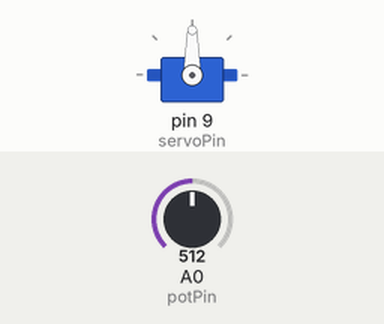
This sketch was run on a simulated Arduino Uno, built with avr-gcc and run on an emulated ATmega328P. Shown: servo. Inputs (shaded band) come from the test bench; at power-on: A0 (potPin) = 512.

Above: at 1.2 s.
1.3 s: A0 (potPin) set to 716
At 2.8 s:
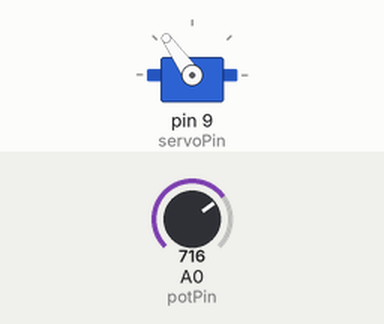
3.1 s: A0 (potPin) set to 900
At 4.6 s:
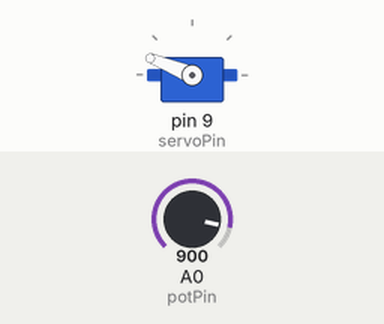
5.0 s: A0 (potPin) set to 1023
At 6.7 s:
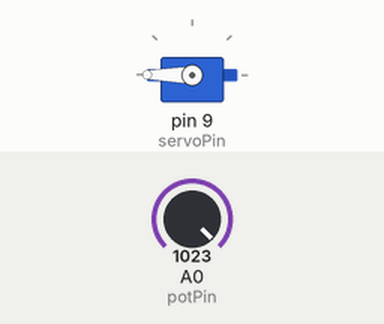
7.7 s: A0 (potPin) set to 306
At 9.2 s:
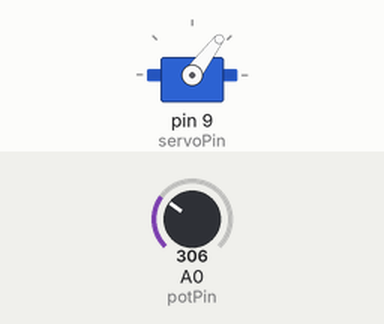
9.8 s: A0 (potPin) set to 122
At 11.1 s:
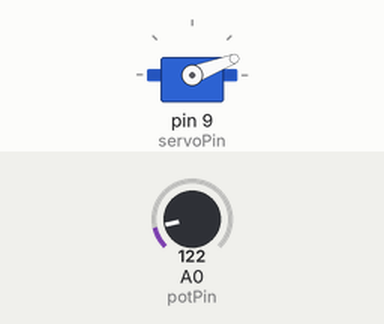
Timing chart, 0 to 12.6 s (numbered marks = the images above; inputs shaded):
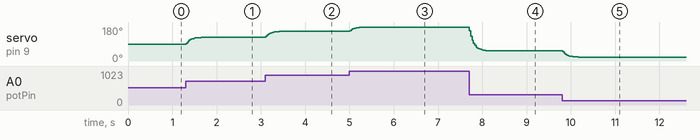

The sketch:

Potentiometer_controlled_servo_motor.ino
```cpp
/* Servo motor controlled by potentiometer with smoothing */

#include <Servo.h>

Servo myServo;

const int potPin   = A0;
const int servoPin = 9;

// EMA Filter variables
float smoothedVal = 0.0;
const float alpha = 0.15; // Filter factor (0.05 = super smooth/slower, 0.3 = faster response/less smooth)

void setup() {
  myServo.attach(servoPin);
  smoothedVal = analogRead(potPin); // Initialize with first reading
}

void loop() {
  int rawVal = analogRead(potPin);

  // Exponential Moving Average formula: Smoothed = (alpha * Raw) + ((1 - alpha) * Previous)
  smoothedVal = (alpha * rawVal) + ((1.0 - alpha) * smoothedVal);

  // Map the smoothed value to servo range (0 - 180 degrees)
  int angle = map((int)smoothedVal, 0, 1023, 0, 180);

  myServo.write(angle);
  delay(15);
}
```

Measured:
- after the input at 1.3 s, servo on pin 9 (servoPin): moves from 90° to 125° over 0.34 s, starting at once
- after the input at 3.1 s, servo on pin 9 (servoPin): moves from 125° to 158° over 0.41 s, starting at once
- after the input at 5.0 s, servo on pin 9 (servoPin): moves from 158° to 180° over 1.2 s, starting at once
- after the input at 7.7 s, servo on pin 9 (servoPin): moves from 180° to 53° over 0.61 s, starting at once
- after the input at 9.8 s, servo on pin 9 (servoPin): moves from 53° to 21° over 0.35 s, starting at once
